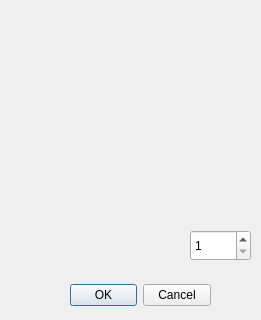
<?xml version="1.0" encoding="UTF-8"?>
<ui version="4.0">
 <class>LineStyleBox</class>
 <widget class="QDialog" name="LineStyleBox">
  <property name="geometry">
   <rect>
    <x>0</x>
    <y>0</y>
    <width>261</width>
    <height>320</height>
   </rect>
  </property>
  <property name="minimumSize">
   <size>
    <width>261</width>
    <height>320</height>
   </size>
  </property>
  <property name="maximumSize">
   <size>
    <width>261</width>
    <height>320</height>
   </size>
  </property>
  <property name="windowTitle">
   <string>Change Line Style</string>
  </property>
  <widget class="QDialogButtonBox" name="buttonBox">
   <property name="geometry">
    <rect>
     <x>70</x>
     <y>280</y>
     <width>141</width>
     <height>31</height>
    </rect>
   </property>
   <property name="orientation">
    <enum>Qt::Horizontal</enum>
   </property>
   <property name="standardButtons">
    <set>QDialogButtonBox::Cancel|QDialogButtonBox::Ok</set>
   </property>
  </widget>
  <widget class="QFrame" name="colorFrame">
   <property name="geometry">
    <rect>
     <x>20</x>
     <y>10</y>
     <width>221</width>
     <height>211</height>
    </rect>
   </property>
   <property name="frameShape">
    <enum>QFrame::NoFrame</enum>
   </property>
   <property name="frameShadow">
    <enum>QFrame::Raised</enum>
   </property>
  </widget>
  <widget class="QFrame" name="lineStyleFrame">
   <property name="geometry">
    <rect>
     <x>20</x>
     <y>230</y>
     <width>161</width>
     <height>31</height>
    </rect>
   </property>
   <property name="frameShape">
    <enum>QFrame::NoFrame</enum>
   </property>
   <property name="frameShadow">
    <enum>QFrame::Raised</enum>
   </property>
  </widget>
  <widget class="QSpinBox" name="widthAdjuster">
   <property name="geometry">
    <rect>
     <x>190</x>
     <y>230</y>
     <width>61</width>
     <height>31</height>
    </rect>
   </property>
   <property name="minimum">
    <number>1</number>
   </property>
  </widget>
 </widget>
 <resources/>
 <connections>
  <connection>
   <sender>buttonBox</sender>
   <signal>accepted()</signal>
   <receiver>LineStyleBox</receiver>
   <slot>accept()</slot>
   <hints>
    <hint type="sourcelabel">
     <x>248</x>
     <y>254</y>
    </hint>
    <hint type="destinationlabel">
     <x>157</x>
     <y>274</y>
    </hint>
   </hints>
  </connection>
  <connection>
   <sender>buttonBox</sender>
   <signal>rejected()</signal>
   <receiver>LineStyleBox</receiver>
   <slot>reject()</slot>
   <hints>
    <hint type="sourcelabel">
     <x>316</x>
     <y>260</y>
    </hint>
    <hint type="destinationlabel">
     <x>286</x>
     <y>274</y>
    </hint>
   </hints>
  </connection>
 </connections>
</ui>
